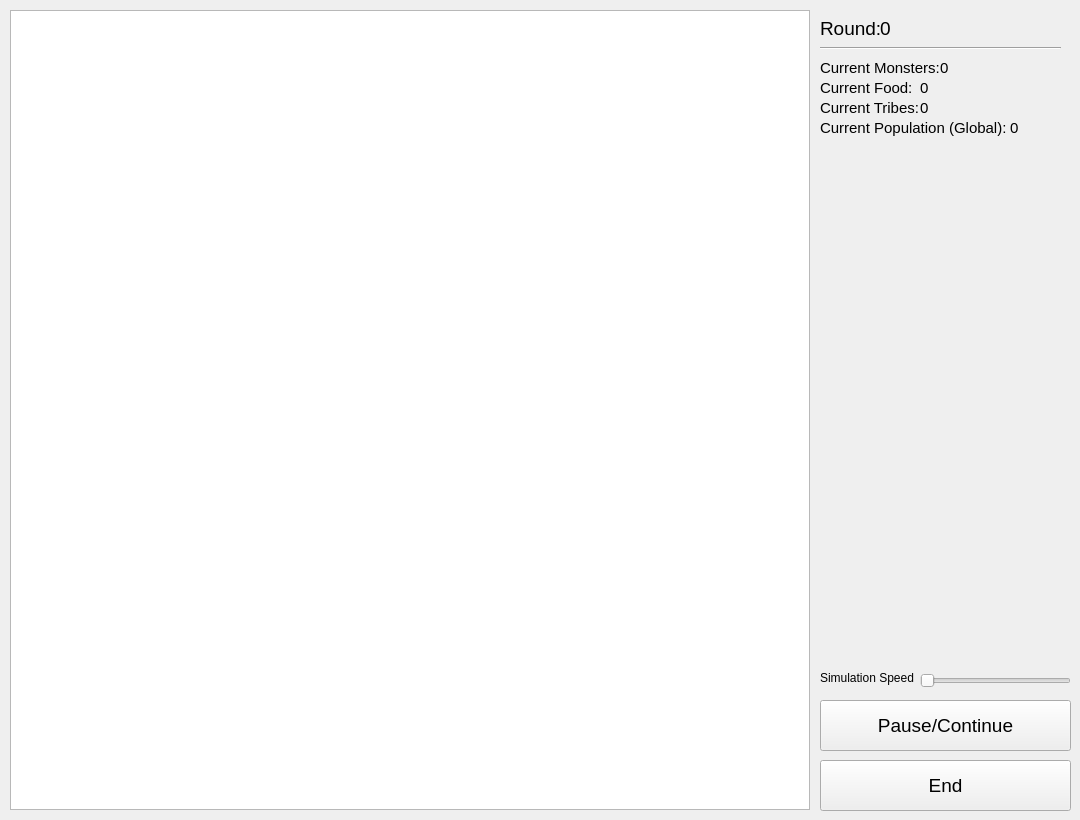
<?xml version="1.0" encoding="UTF-8"?>
<ui version="4.0">
 <class>Simulation</class>
 <widget class="QWidget" name="Simulation">
  <property name="geometry">
   <rect>
    <x>0</x>
    <y>0</y>
    <width>1080</width>
    <height>820</height>
   </rect>
  </property>
  <property name="windowTitle">
   <string>Form</string>
  </property>
  <widget class="QGraphicsView" name="graphicsView">
   <property name="geometry">
    <rect>
     <x>10</x>
     <y>10</y>
     <width>800</width>
     <height>800</height>
    </rect>
   </property>
  </widget>
  <widget class="QLabel" name="label">
   <property name="geometry">
    <rect>
     <x>820</x>
     <y>20</y>
     <width>61</width>
     <height>16</height>
    </rect>
   </property>
   <property name="font">
    <font>
     <pointsize>14</pointsize>
     <italic>false</italic>
     <bold>false</bold>
    </font>
   </property>
   <property name="styleSheet">
    <string notr="true">font: 14pt &quot;Segoe UI&quot;;</string>
   </property>
   <property name="text">
    <string>Round:</string>
   </property>
  </widget>
  <widget class="QLabel" name="roundCount">
   <property name="geometry">
    <rect>
     <x>880</x>
     <y>20</y>
     <width>71</width>
     <height>16</height>
    </rect>
   </property>
   <property name="font">
    <font>
     <pointsize>14</pointsize>
    </font>
   </property>
   <property name="text">
    <string>0</string>
   </property>
  </widget>
  <widget class="QLabel" name="label_3">
   <property name="geometry">
    <rect>
     <x>820</x>
     <y>60</y>
     <width>121</width>
     <height>16</height>
    </rect>
   </property>
   <property name="font">
    <font>
     <pointsize>11</pointsize>
    </font>
   </property>
   <property name="text">
    <string>Current Monsters:</string>
   </property>
  </widget>
  <widget class="QLabel" name="monsterCount">
   <property name="geometry">
    <rect>
     <x>940</x>
     <y>60</y>
     <width>41</width>
     <height>16</height>
    </rect>
   </property>
   <property name="font">
    <font>
     <pointsize>11</pointsize>
    </font>
   </property>
   <property name="text">
    <string>0</string>
   </property>
  </widget>
  <widget class="QLabel" name="label_5">
   <property name="geometry">
    <rect>
     <x>820</x>
     <y>80</y>
     <width>91</width>
     <height>16</height>
    </rect>
   </property>
   <property name="font">
    <font>
     <pointsize>11</pointsize>
    </font>
   </property>
   <property name="text">
    <string>Current Food:</string>
   </property>
  </widget>
  <widget class="QLabel" name="foodCount">
   <property name="geometry">
    <rect>
     <x>920</x>
     <y>80</y>
     <width>41</width>
     <height>16</height>
    </rect>
   </property>
   <property name="font">
    <font>
     <pointsize>11</pointsize>
    </font>
   </property>
   <property name="text">
    <string>0</string>
   </property>
  </widget>
  <widget class="QLabel" name="label_7">
   <property name="geometry">
    <rect>
     <x>820</x>
     <y>100</y>
     <width>101</width>
     <height>16</height>
    </rect>
   </property>
   <property name="font">
    <font>
     <pointsize>11</pointsize>
    </font>
   </property>
   <property name="text">
    <string>Current Tribes:</string>
   </property>
  </widget>
  <widget class="QLabel" name="tribeCount">
   <property name="geometry">
    <rect>
     <x>920</x>
     <y>100</y>
     <width>41</width>
     <height>16</height>
    </rect>
   </property>
   <property name="font">
    <font>
     <pointsize>11</pointsize>
    </font>
   </property>
   <property name="text">
    <string>0</string>
   </property>
  </widget>
  <widget class="QLabel" name="label_9">
   <property name="geometry">
    <rect>
     <x>820</x>
     <y>120</y>
     <width>191</width>
     <height>16</height>
    </rect>
   </property>
   <property name="font">
    <font>
     <pointsize>11</pointsize>
    </font>
   </property>
   <property name="text">
    <string>Current Population (Global):</string>
   </property>
  </widget>
  <widget class="QLabel" name="populationCount">
   <property name="geometry">
    <rect>
     <x>1010</x>
     <y>120</y>
     <width>21</width>
     <height>16</height>
    </rect>
   </property>
   <property name="font">
    <font>
     <pointsize>11</pointsize>
    </font>
   </property>
   <property name="text">
    <string>0</string>
   </property>
  </widget>
  <widget class="QSlider" name="simSpeedSlider">
   <property name="geometry">
    <rect>
     <x>920</x>
     <y>670</y>
     <width>151</width>
     <height>22</height>
    </rect>
   </property>
   <property name="cursor">
    <cursorShape>SizeHorCursor</cursorShape>
   </property>
   <property name="orientation">
    <enum>Qt::Horizontal</enum>
   </property>
  </widget>
  <widget class="QLabel" name="label_11">
   <property name="geometry">
    <rect>
     <x>820</x>
     <y>670</y>
     <width>101</width>
     <height>16</height>
    </rect>
   </property>
   <property name="text">
    <string>Simulation Speed</string>
   </property>
  </widget>
  <widget class="Line" name="line">
   <property name="geometry">
    <rect>
     <x>820</x>
     <y>40</y>
     <width>241</width>
     <height>16</height>
    </rect>
   </property>
   <property name="orientation">
    <enum>Qt::Horizontal</enum>
   </property>
  </widget>
  <widget class="QPushButton" name="PauseButton">
   <property name="geometry">
    <rect>
     <x>820</x>
     <y>700</y>
     <width>251</width>
     <height>51</height>
    </rect>
   </property>
   <property name="font">
    <font>
     <pointsize>14</pointsize>
     <bold>false</bold>
    </font>
   </property>
   <property name="cursor">
    <cursorShape>PointingHandCursor</cursorShape>
   </property>
   <property name="text">
    <string>Pause/Continue</string>
   </property>
  </widget>
  <widget class="QPushButton" name="EndButton">
   <property name="geometry">
    <rect>
     <x>820</x>
     <y>760</y>
     <width>251</width>
     <height>51</height>
    </rect>
   </property>
   <property name="font">
    <font>
     <pointsize>14</pointsize>
     <bold>false</bold>
    </font>
   </property>
   <property name="cursor">
    <cursorShape>PointingHandCursor</cursorShape>
   </property>
   <property name="text">
    <string>End</string>
   </property>
  </widget>
 </widget>
 <resources/>
 <connections/>
</ui>
